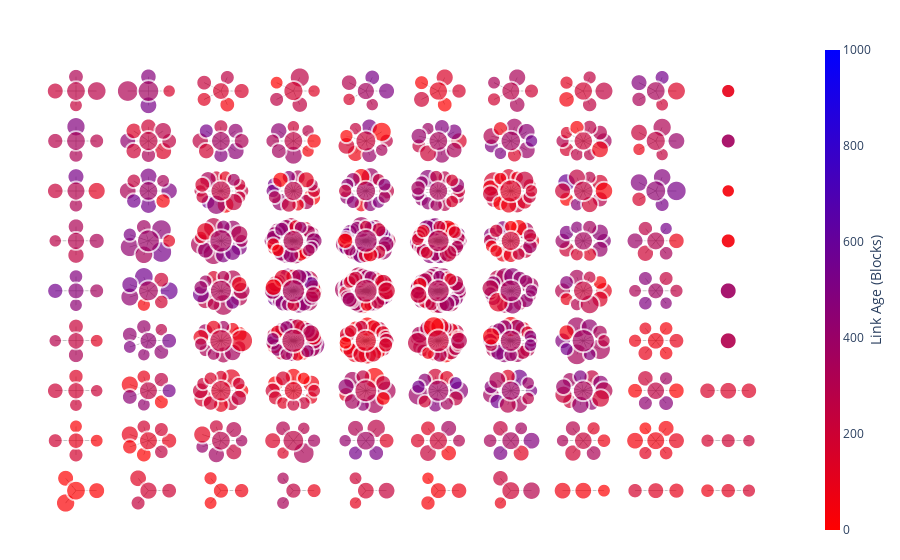

The notebook cell this image was saved under:
### Code cell
pos = {}
node_graph = state_map.get_harvester_graph(1000)

for cc in sorted(nx.connected_components(node_graph.to_undirected()),key=len,reverse=True):

    cg = nx.subgraph(node_graph,cc).copy()

    # TODO: track old subgraph components, keep their positions fixed to minimize moving parts
    # TODO: keep track of centers and nodes, free centers when nodes are no longer present

    for node in cc:
        if cg.nodes()[node]['type'] == 'node':
            cg_center = node
            if node not in node_pos.keys():
                j = np.sqrt(t).round()
                k = np.abs(j**2 - t) - j 
                center[0] = ((k + j ** 2 - t - (j % 2)) * 0.5 * (-1) ** j) * GRID_SPACE
                center[1] = ((-k + j ** 2 - t - (j % 2)) * 0.5 * (-1) ** j) * GRID_SPACE
                node_pos[node] = center.copy()
                t += 1
            pos[node] = center.copy()

    if len(cc) > 1:
        pos[cg_center] = node_pos[cg_center]
        cg.remove_node(cg_center)
        cg_pos = nx.circular_layout(cg,scale=SCALE,center=node_pos[cg_center])
    else:
        cg_pos = {next(iter(cc)):node_pos[cg_center]}

    pos.update(cg_pos)        

layout_pos = {}
for node in node_graph.nodes():
    layout_pos[node] = {'x':pos[node][0],'y':pos[node][1]}

# start figure generation

edge_x = []
edge_y = []
for edge in node_graph.edges():
    x0, y0 = layout_pos[edge[0]].values()
    x1, y1 = layout_pos[edge[1]].values()
    edge_x.append(x0)
    edge_x.append(x1)
    edge_x.append(None)
    edge_y.append(y0)
    edge_y.append(y1)
    edge_y.append(None)

edge_trace = go.Scattergl(
    x=edge_x, y=edge_y,
    line=dict(width=0.5, color='#888'),
    hoverinfo='none',
    mode='lines')

node_x = []
node_y = []
node_color = []
node_size = []
node_text = []
for node in node_graph.nodes():
    attr = node_graph.nodes[node]
    node_x.append(layout_pos[node]['x'])
    node_y.append(layout_pos[node]['y'])
    node_color.append(attr['link_age'])
    node_size.append(np.log2(attr['balance']))
    node_text.append(f"id: {node} <br>balance: {attr['balance']}")

# probably going to make separate traces for nodes and for delegates . . . 

node_trace = go.Scattergl(
    x=node_x, y=node_y,
    mode='markers',
    hoverinfo='text',
    marker=dict(
        showscale=True,
        colorscale='BlueRed',
        reversescale=True,
        color=node_color,
        size=node_size,
        colorbar=dict(
            thickness=15,
            title='Link Age (Blocks)',
            xanchor='left',
            titleside='right'
        ),
        cmin=0,
        cmax=1000,
        line_width=2))

node_trace.marker.color = node_color
node_trace.text = node_text

fig = go.Figure(data=[edge_trace, node_trace],
     layout=go.Layout(
        plot_bgcolor='white',
        showlegend=False,
        hovermode='closest',
        margin=dict(b=20,l=5,r=5,t=40),
        xaxis=dict(showgrid=False, zeroline=False, showticklabels=False),
        yaxis=dict(showgrid=False, zeroline=False, showticklabels=False))
        )

fig.show()

### Figure 1 — Plotly figure (JSON) as saved in the notebook; plotly's stock layout.template omitted (floating-point values rounded to 4 significant figures; data arrays with more than 128 entries replaced by an {"elided": "..."} marker saying what was removed)
{"data": [{"hoverinfo": "none", "line": {"color": "#888", "width": 0.5}, "mode": "lines", "type": "scattergl", "x": {"elided": "2397 float values"}, "y": {"elided": "2397 float values"}}, {"hoverinfo": "text", "marker": {"cmax": 1000, "cmin": 0, "color": {"elided": "889 float values"}, "colorbar": {"thickness": 15, "title": {"side": "right", "text": "Link Age (Blocks)"}, "xanchor": "left"}, "colorscale": [[0, "rgb(0,0,255)"], [1, "rgb(255,0,0)"]], "line": {"width": 2}, "reversescale": true, "showscale": true, "size": {"elided": "889 float values"}}, "mode": "markers", "text": {"elided": "889 str values"}, "type": "scattergl", "x": {"elided": "889 float values"}, "y": {"elided": "889 float values"}}], "layout": {"hovermode": "closest", "margin": {"b": 20, "l": 5, "r": 5, "t": 40}, "plot_bgcolor": "white", "showlegend": false, "xaxis": {"showgrid": false, "showticklabels": false, "zeroline": false}, "yaxis": {"showgrid": false, "showticklabels": false, "zeroline": false}}}
